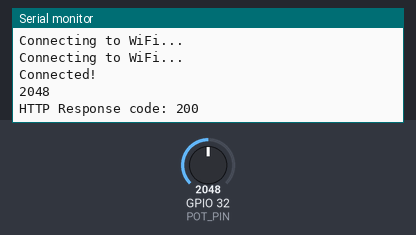
The sketch below on a simulated ESP32. On the bench: the last lines printed to the serial monitor. Inputs (shaded band) come from the test bench; at power-on: GPIO 32 (POT_PIN) = 2048. WiFi joins after 1.5 s; servers stay silent unless stated; uploads are accepted with an empty reply.

Above: at 3.2 s.
3.3 s: GPIO 32 (POT_PIN) set to 2866
At 7.36 s:
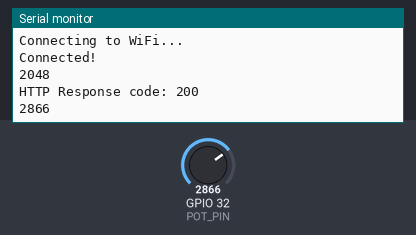
9.1 s: GPIO 32 (POT_PIN) set to 3603
At 13.6 s:
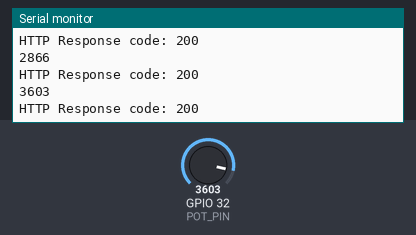
Timing chart, 0 to 15.1 s (numbered marks = the images above; inputs shaded):
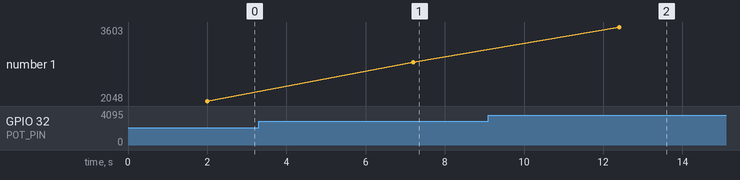

The sketch:

ESPSensors_PyFlaskDB_Docker.ino
```cpp
/***************************************************************************************************************
****************************    Author  : Ehab Magdy Abdullah                      *****************************
****************************    Linkedin: https://www.linkedin.com/in/ehabmagdyy/  *****************************
****************************    Youtube : https://www.youtube.com/@EhabMagdyy      *****************************
****************************************************************************************************************/

#ifdef ESP32
#include <WiFi.h>
#include <HTTPClient.h>
#elif ESP8266
#include <ESP8266WiFi.h>
#include <ESP8266HTTPClient.h>
#endif

#define ssid         "ssid"
#define password     "password"
#define serverUrl    "http://<FlaskHostIpAddress>:5000/sensor"  // Update with Flask server IP

#define POT_PIN      32   // potentiometer pin number
uint16_t potVal = 0;

void setup()
{
    Serial.begin(115200);
    WiFi.begin(ssid, password);

    while (WiFi.status() != WL_CONNECTED) {
        delay(1000);
        Serial.println("Connecting to WiFi...");
    }
    Serial.println("Connected!");
}

void loop()
{
    if (WiFi.status() == WL_CONNECTED)
    {
        potVal = analogRead(POT_PIN);
        Serial.println(potVal);

        HTTPClient http;
    #ifdef ESP32
        http.begin(serverUrl);
    #elif ESP8266
        WiFiClientSecure client;
        client.setInsecure();
        http.begin(client, serverUrl);
    #endif

        http.addHeader("Content-Type", "application/json");
        // prepare potentiometer data for POST request
        String jsonPayload = "{\"sensor_id\": \"potentiometer\", \"value\": " + String(potVal) + "}";
        int httpResponseCode = http.POST(jsonPayload);   // send data to Flask web page

        Serial.print("HTTP Response code: ");
        Serial.println(httpResponseCode);

        http.end();
    }
    else { WiFi.reconnect(); }
    delay(5000);
}
```

Measured:
- after the input at 3.3 s, the serial monitor: prints a new line after 3.9 s (image 1)
- after the input at 9.1 s, the serial monitor: prints a new line after 3.3 s (image 2)
- plotted number 1: 2048 → 2866 after the input at 3.3 s, 2866 → 3603 after the input at 9.1 s
